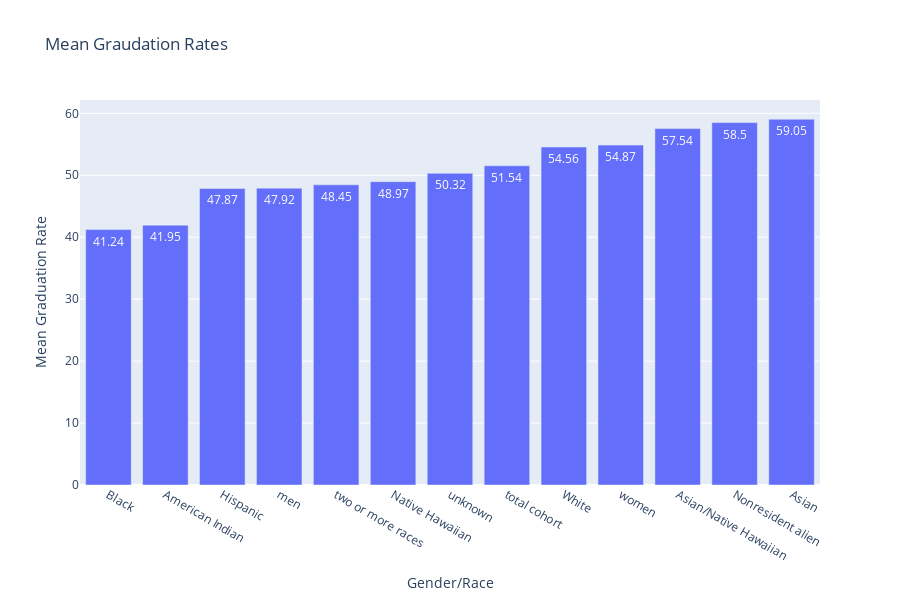

Source (notebook cell):
### Code cell
means = df.filter(regex='Grad').describe().loc['mean'].sort_values().to_numpy()
cols = ['Black', 'American Indian', 'Hispanic', 'men', 'two or more races', 
        'Native Hawaiian', 'unknown', 'total cohort', 'White',
        'women', 'Asian/Native Hawaiian', 'Nonresident alien', 'Asian']
#cols = cols.str.replace("Graduation rate", "")
#cols = cols.str.replace("DRVGR2019", "")
#cols = cols.str.replace("Other Pacific Islander", "")
fig = go.Figure()
fig.add_trace(go.Bar(
    x=cols, y=means, text=np.round(means, 2)
))
fig.update_layout(
    title='Mean Graudation Rates',
    xaxis={
        'title': "Gender/Race"
    },
    yaxis = {
        'title': "Mean Graduation Rate"
    },
    height = 600
)

fig.show()

### Figure 1 — Plotly figure (JSON) as saved in the notebook; plotly's stock layout.template omitted (floating-point values rounded to 4 significant figures)
{"data": [{"text": [41.24, 41.95, 47.87, 47.92, 48.45, 48.97, 50.32, 51.54, 54.56, 54.87, 57.54, 58.5, 59.05], "type": "bar", "x": ["Black", "American Indian", "Hispanic", "men", "two or more races", "Native Hawaiian", "unknown", "total cohort", "White", "women", "Asian/Native Hawaiian", "Nonresident alien", "Asian"], "y": [41.24, 41.95, 47.87, 47.92, 48.45, 48.97, 50.32, 51.54, 54.56, 54.87, 57.54, 58.5, 59.05]}], "layout": {"height": 600, "title": {"text": "Mean Graudation Rates"}, "xaxis": {"title": {"text": "Gender/Race"}}, "yaxis": {"title": {"text": "Mean Graduation Rate"}}}}
